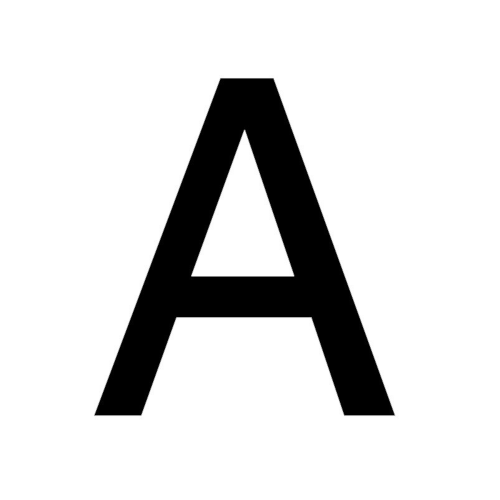
#> input picture FourierTransformation/input/a_1.png, 500 x 500 px
$ jupyter execute Fourier_Transformation.ipynb
#> lines starting #> are read from the running program, lines starting #| are printed output that depends on the picture
[cell 1]
import numpy as np
import cv2
import matplotlib.pyplot as plt
import glob

# Let's see how to apply Fourier Transform

## Input Image

[cell 2]
# Opening image
image = cv2.imread("input/a_1.png", 0)
#> image is the input picture: shape (500, 500); min 0, max 255, mean 219

plt.imshow(image, cmap="gray")

## Applying Fourier Transform and see the Output

[cell 3]
# Calculating Fourier transform by using numpy
fft = np.fft.fft2(image)

# Magnitude Spectrum to display above fft graphically
magnitude_spectrum = 20*np.log(np.abs(fft))
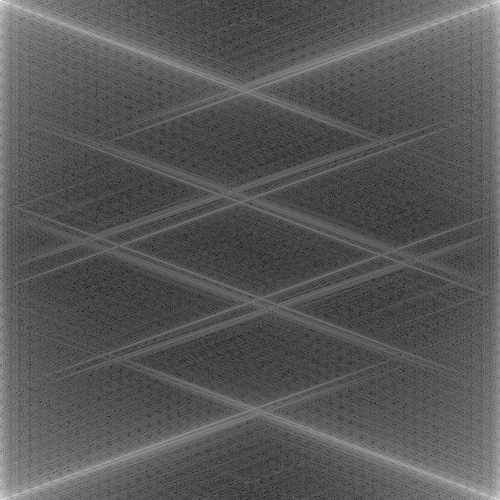
#> magnitude_spectrum: shape (500, 500) float64; min 4.82, max 356.4, mean 125.8; drawn with min black and max white
# Displaying image by using OpenCV
magnitude_spectrum = np.asarray(magnitude_spectrum, dtype=np.uint8)
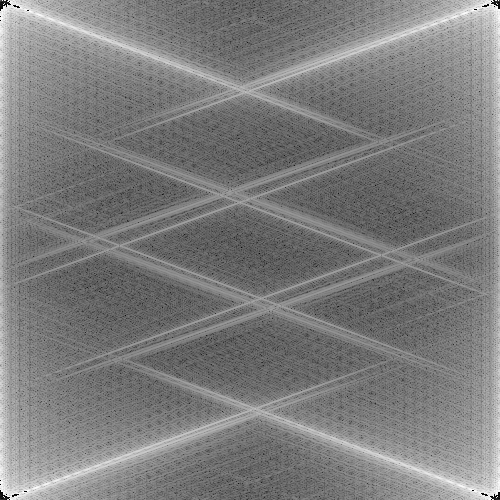
#> magnitude_spectrum: shape (500, 500); min 0, max 255, mean 125.1

plt.imshow(magnitude_spectrum, cmap='gray')

# Appling Fourier Transform on Multiple images

[cell 4]
# Opening all the images within the folder
images = glob.iglob("input/*")

[cell 5]
fig = plt.figure(figsize=(10, 10))
rows = 3
columns = 3

for no, image_name in enumerate(images):
    img = cv2.imread(image_name, cv2.IMREAD_GRAYSCALE)
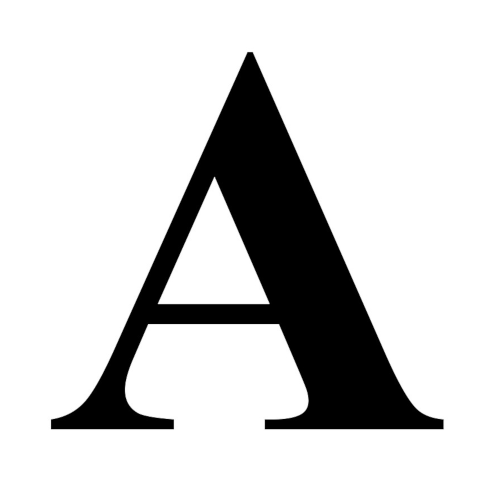
#> input picture FourierTransformation/input/a_0.png, 500 x 500 px
#> img is the input picture: shape (500, 500); min 0, max 255, mean 211.6

    # Calculating Fourier transform by using numpy
    fft = np.fft.fft2(img)
    # Magnitude Spectrum to display above fft graphically
    magnitude_spectrum = 20*np.log(np.abs(fft))
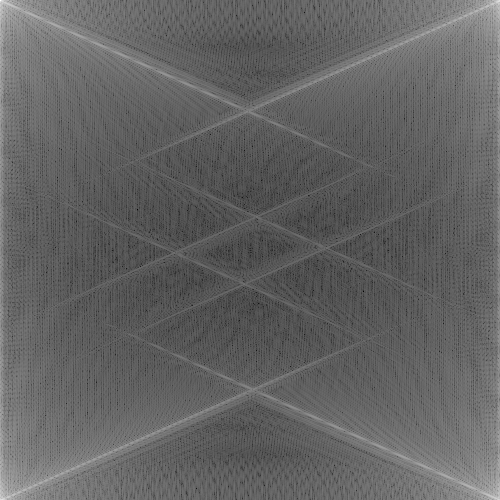
#> magnitude_spectrum: shape (500, 500) float64; min 6.55, max 355.7, mean 143.6; drawn with min black and max white
    # Displaying image by using OpenCV
    magnitude_spectrum = np.asarray(magnitude_spectrum, dtype=np.uint8)
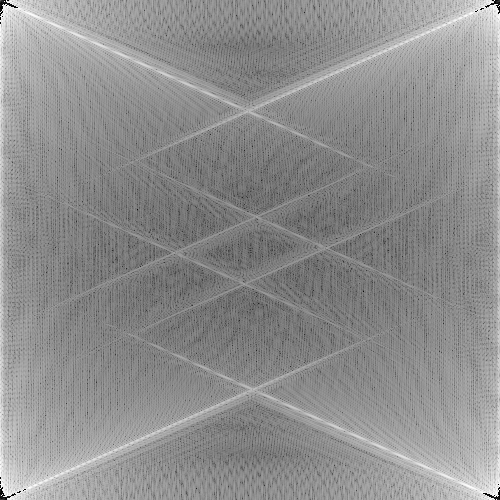
#> magnitude_spectrum: shape (500, 500); min 0, max 255, mean 142.8
    img_and_magnitude = np.concatenate((img, magnitude_spectrum), axis=1)
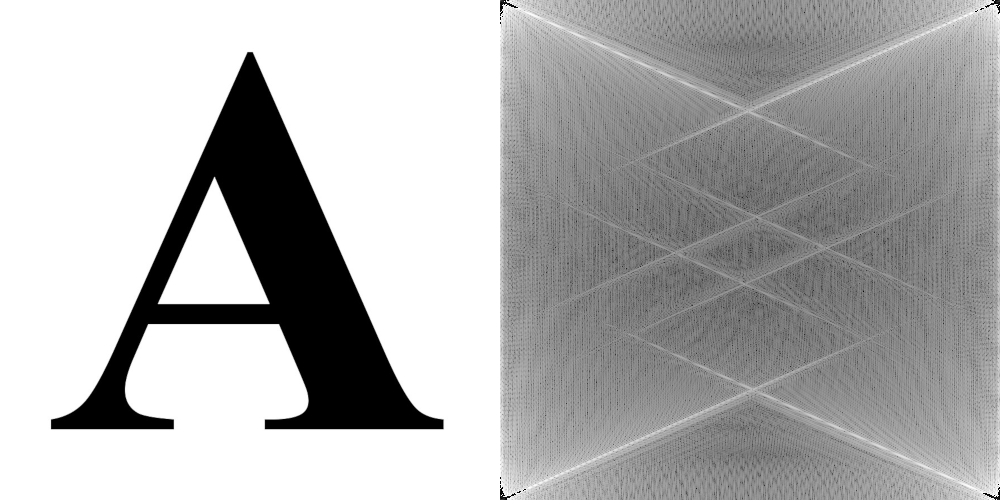
#> img_and_magnitude: shape (500, 1000); min 0, max 255, mean 177.2
#> pass 3 of the loop `for no, image_name in enumerate(images):`:
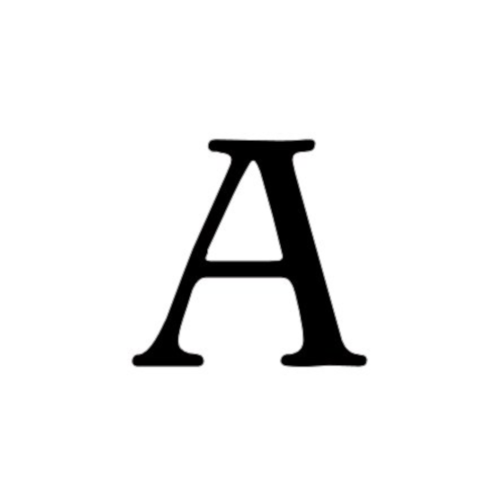
#> input picture FourierTransformation/input/a_2.png, 500 x 500 px
#> `magnitude_spectrum = np.asarray(magnitude_spectrum, dtype=np.uint8)`:
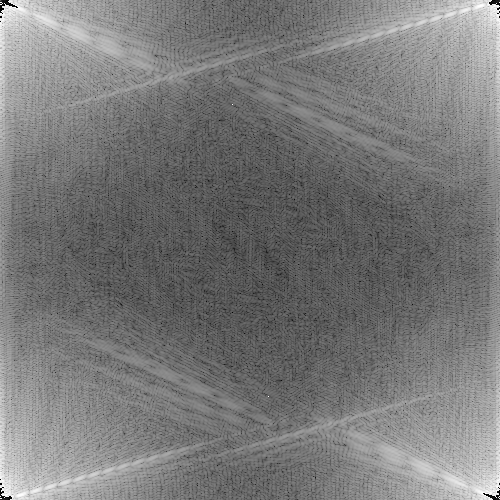
#> magnitude_spectrum: shape (500, 500); min 0, max 255, mean 121
#> `img_and_magnitude = np.concatenate((img, magnitude_spectrum), axis=1)`:
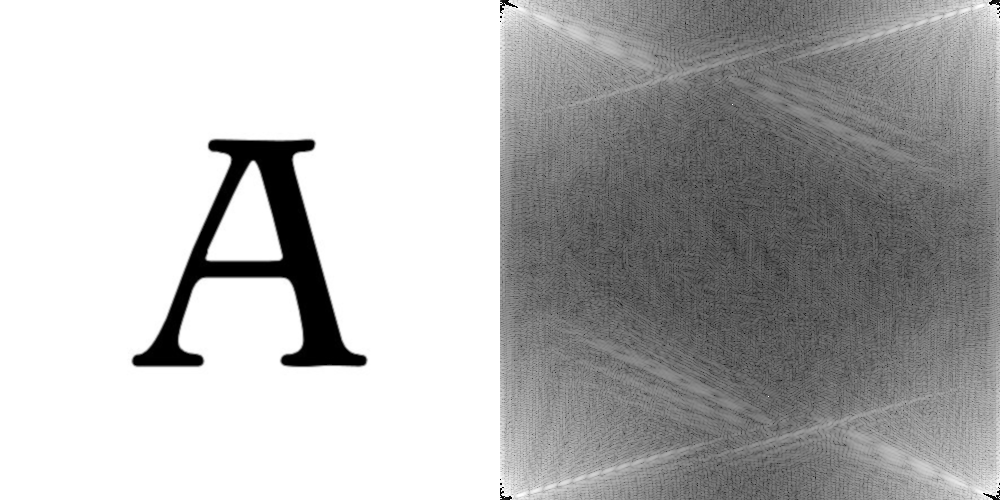
#> img_and_magnitude: shape (500, 1000); min 0, max 255, mean 180.2

    fig.add_subplot(rows, columns, no+1)

    # showing image
    plt.imshow(img_and_magnitude, cmap='gray')
    plt.axis('off')
    plt.title(image_name)
